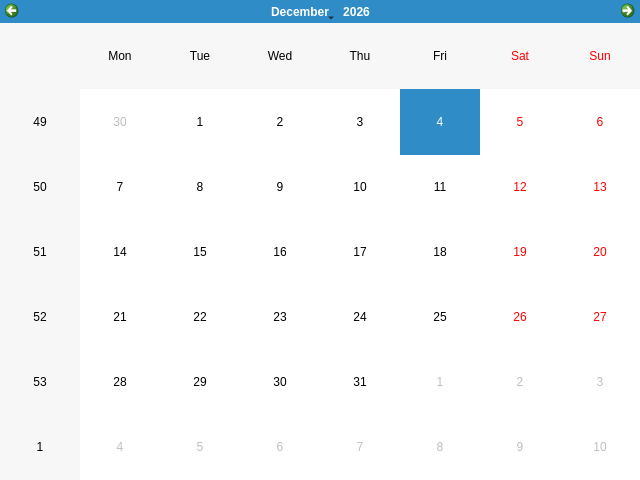
<?xml version="1.0" encoding="UTF-8"?>
<ui version="4.0">
 <class>CalendarWidgetHost</class>
 <widget class="QCalendarWidget" name="CalendarWidgetHost">
  <property name="geometry">
   <rect>
    <x>0</x>
    <y>0</y>
    <width>640</width>
    <height>480</height>
   </rect>
  </property>
  <property name="windowTitle">
   <string>QCalendarWidget</string>
  </property>
  <property name="toolTip">
   <string>QCalendarWidget host</string>
  </property>
 </widget>
 <resources/>
 <connections/>
</ui>
